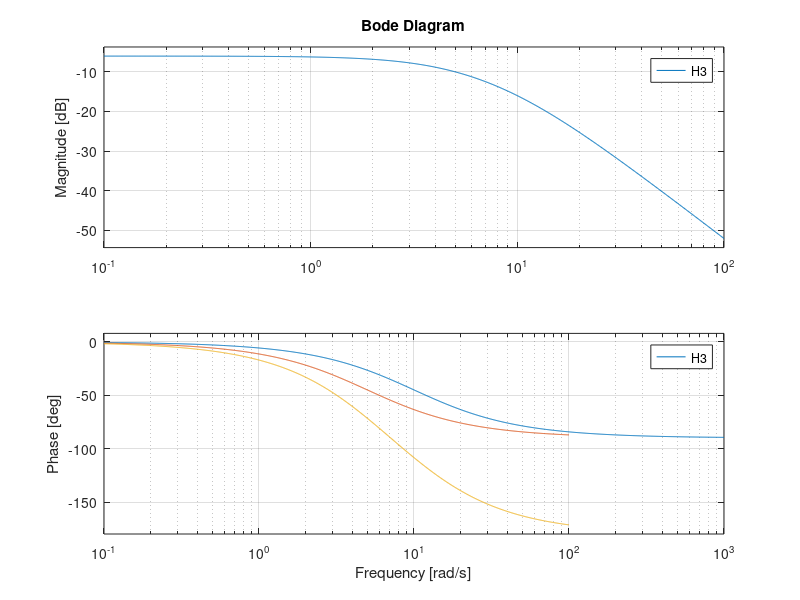

This figure's MATLAB source:
clc;
clear all;
close all;
%%


H1 = tf([1], [0.2 2]);

H1

bode(H1)


H2 = tf([1], [0.2 1]);

H2

hold on

bode(H2)

H3 = H1*H2;

H3

hold on

bode(H3)